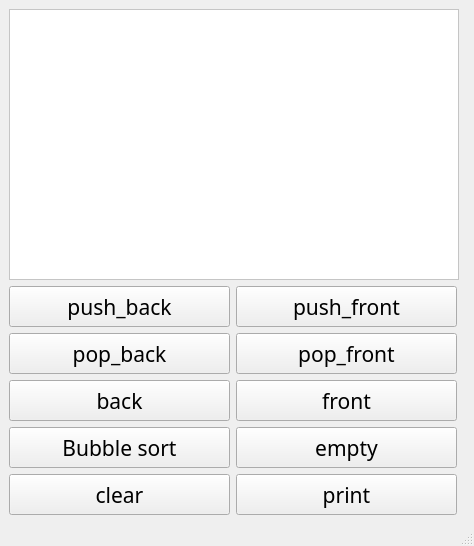
<?xml version="1.0" encoding="UTF-8"?>
<ui version="4.0">
 <class>MainWindow</class>
 <widget class="QMainWindow" name="MainWindow">
  <property name="geometry">
   <rect>
    <x>0</x>
    <y>0</y>
    <width>474</width>
    <height>546</height>
   </rect>
  </property>
  <property name="font">
   <font>
    <family>Futura</family>
   </font>
  </property>
  <property name="windowTitle">
   <string>MainWindow</string>
  </property>
  <widget class="QWidget" name="centralwidget">
   <layout class="QFormLayout" name="formLayout_2">
    <item row="0" column="0">
     <widget class="QPlainTextEdit" name="plainTextEdit">
      <property name="minimumSize">
       <size>
        <width>450</width>
        <height>100</height>
       </size>
      </property>
      <property name="styleSheet">
       <string notr="true">background-color: rgb(255, 255, 255);
color: rgb(0, 0, 0);
font: 500 13pt &quot;Futura&quot;;</string>
      </property>
      <property name="readOnly">
       <bool>true</bool>
      </property>
     </widget>
    </item>
    <item row="1" column="0">
     <layout class="QFormLayout" name="formLayout">
      <item row="0" column="0">
       <widget class="QPushButton" name="On_push_back">
        <property name="minimumSize">
         <size>
          <width>221</width>
          <height>41</height>
         </size>
        </property>
        <property name="maximumSize">
         <size>
          <width>221</width>
          <height>41</height>
         </size>
        </property>
        <property name="font">
         <font>
          <family>Futura</family>
          <pointsize>16</pointsize>
          <italic>false</italic>
          <fontweight>Medium</fontweight>
         </font>
        </property>
        <property name="styleSheet">
         <string notr="true"/>
        </property>
        <property name="text">
         <string>push_back</string>
        </property>
       </widget>
      </item>
      <item row="0" column="1">
       <widget class="QPushButton" name="On_push_front">
        <property name="minimumSize">
         <size>
          <width>221</width>
          <height>41</height>
         </size>
        </property>
        <property name="maximumSize">
         <size>
          <width>221</width>
          <height>41</height>
         </size>
        </property>
        <property name="font">
         <font>
          <family>Futura</family>
          <pointsize>16</pointsize>
          <italic>false</italic>
          <fontweight>Medium</fontweight>
         </font>
        </property>
        <property name="styleSheet">
         <string notr="true"/>
        </property>
        <property name="text">
         <string>push_front</string>
        </property>
       </widget>
      </item>
      <item row="1" column="0">
       <widget class="QPushButton" name="On_pop_back">
        <property name="minimumSize">
         <size>
          <width>221</width>
          <height>41</height>
         </size>
        </property>
        <property name="maximumSize">
         <size>
          <width>221</width>
          <height>41</height>
         </size>
        </property>
        <property name="font">
         <font>
          <family>Futura</family>
          <pointsize>16</pointsize>
          <italic>false</italic>
          <fontweight>Medium</fontweight>
         </font>
        </property>
        <property name="styleSheet">
         <string notr="true"/>
        </property>
        <property name="text">
         <string>pop_back</string>
        </property>
       </widget>
      </item>
      <item row="1" column="1">
       <widget class="QPushButton" name="On_pop_front">
        <property name="minimumSize">
         <size>
          <width>221</width>
          <height>41</height>
         </size>
        </property>
        <property name="maximumSize">
         <size>
          <width>221</width>
          <height>41</height>
         </size>
        </property>
        <property name="font">
         <font>
          <family>Futura</family>
          <pointsize>16</pointsize>
          <italic>false</italic>
          <fontweight>Medium</fontweight>
         </font>
        </property>
        <property name="styleSheet">
         <string notr="true"/>
        </property>
        <property name="text">
         <string>pop_front</string>
        </property>
       </widget>
      </item>
      <item row="2" column="0">
       <widget class="QPushButton" name="On_back">
        <property name="minimumSize">
         <size>
          <width>221</width>
          <height>41</height>
         </size>
        </property>
        <property name="maximumSize">
         <size>
          <width>221</width>
          <height>41</height>
         </size>
        </property>
        <property name="font">
         <font>
          <family>Futura</family>
          <pointsize>16</pointsize>
          <italic>false</italic>
          <fontweight>Medium</fontweight>
         </font>
        </property>
        <property name="styleSheet">
         <string notr="true"/>
        </property>
        <property name="text">
         <string>back</string>
        </property>
       </widget>
      </item>
      <item row="2" column="1">
       <widget class="QPushButton" name="On_front">
        <property name="minimumSize">
         <size>
          <width>221</width>
          <height>41</height>
         </size>
        </property>
        <property name="maximumSize">
         <size>
          <width>221</width>
          <height>41</height>
         </size>
        </property>
        <property name="font">
         <font>
          <family>Futura</family>
          <pointsize>16</pointsize>
          <italic>false</italic>
          <fontweight>Medium</fontweight>
         </font>
        </property>
        <property name="styleSheet">
         <string notr="true"/>
        </property>
        <property name="text">
         <string>front</string>
        </property>
       </widget>
      </item>
      <item row="3" column="0">
       <widget class="QPushButton" name="On_Sort">
        <property name="minimumSize">
         <size>
          <width>221</width>
          <height>41</height>
         </size>
        </property>
        <property name="maximumSize">
         <size>
          <width>221</width>
          <height>41</height>
         </size>
        </property>
        <property name="font">
         <font>
          <family>Futura</family>
          <pointsize>16</pointsize>
          <italic>false</italic>
          <fontweight>Medium</fontweight>
         </font>
        </property>
        <property name="styleSheet">
         <string notr="true"/>
        </property>
        <property name="text">
         <string>Bubble sort</string>
        </property>
       </widget>
      </item>
      <item row="3" column="1">
       <widget class="QPushButton" name="On_Empty">
        <property name="minimumSize">
         <size>
          <width>221</width>
          <height>41</height>
         </size>
        </property>
        <property name="maximumSize">
         <size>
          <width>221</width>
          <height>41</height>
         </size>
        </property>
        <property name="font">
         <font>
          <family>Futura</family>
          <pointsize>16</pointsize>
          <italic>false</italic>
          <fontweight>Medium</fontweight>
         </font>
        </property>
        <property name="styleSheet">
         <string notr="true"/>
        </property>
        <property name="text">
         <string>empty</string>
        </property>
       </widget>
      </item>
      <item row="4" column="0">
       <widget class="QPushButton" name="On_clear">
        <property name="minimumSize">
         <size>
          <width>221</width>
          <height>41</height>
         </size>
        </property>
        <property name="maximumSize">
         <size>
          <width>221</width>
          <height>41</height>
         </size>
        </property>
        <property name="font">
         <font>
          <family>Futura</family>
          <pointsize>16</pointsize>
          <italic>false</italic>
          <fontweight>Medium</fontweight>
         </font>
        </property>
        <property name="styleSheet">
         <string notr="true"/>
        </property>
        <property name="text">
         <string>clear</string>
        </property>
       </widget>
      </item>
      <item row="4" column="1">
       <widget class="QPushButton" name="On_Print">
        <property name="minimumSize">
         <size>
          <width>221</width>
          <height>41</height>
         </size>
        </property>
        <property name="maximumSize">
         <size>
          <width>221</width>
          <height>41</height>
         </size>
        </property>
        <property name="font">
         <font>
          <family>Futura</family>
          <pointsize>16</pointsize>
          <italic>false</italic>
          <fontweight>Medium</fontweight>
         </font>
        </property>
        <property name="styleSheet">
         <string notr="true"/>
        </property>
        <property name="text">
         <string>print</string>
        </property>
       </widget>
      </item>
     </layout>
    </item>
   </layout>
  </widget>
  <widget class="QMenuBar" name="menubar">
   <property name="geometry">
    <rect>
     <x>0</x>
     <y>0</y>
     <width>474</width>
     <height>26</height>
    </rect>
   </property>
  </widget>
  <widget class="QStatusBar" name="statusbar"/>
 </widget>
 <resources/>
 <connections/>
</ui>
